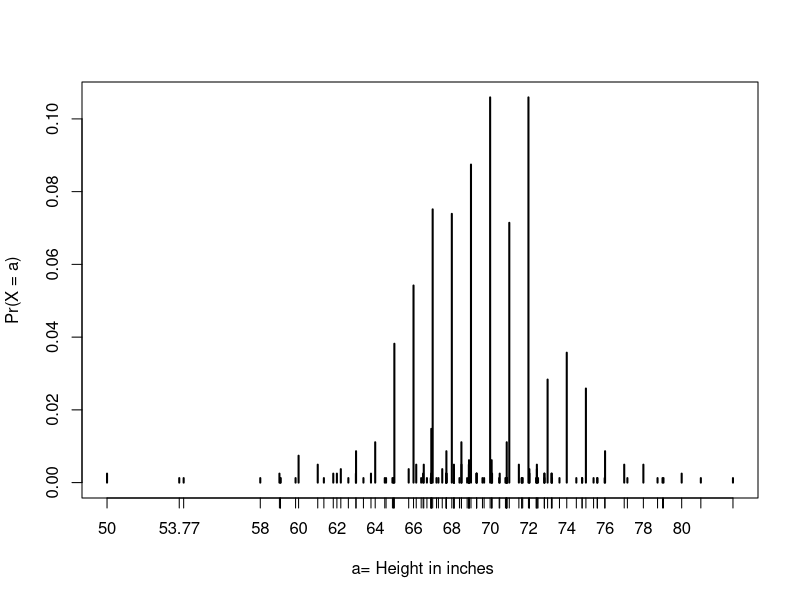

Write the R code that produced this figure.
# Continuos probability distribution function excercises

library(tidyverse)
library(dslabs)
str(heights)  # 1050 observations and 2 variables (sex & height)
data(heights) # sex variable is Factor and height variable is numeric 
x <- heights %>% filter(sex == "Male") %>% .$height  # filter "Male" catagory heights

# Plot the probability distribution  of Male heights
plot(prop.table(table(x)), xlab = " a= Height in inches",
     ylab = "Pr(X = a)")
